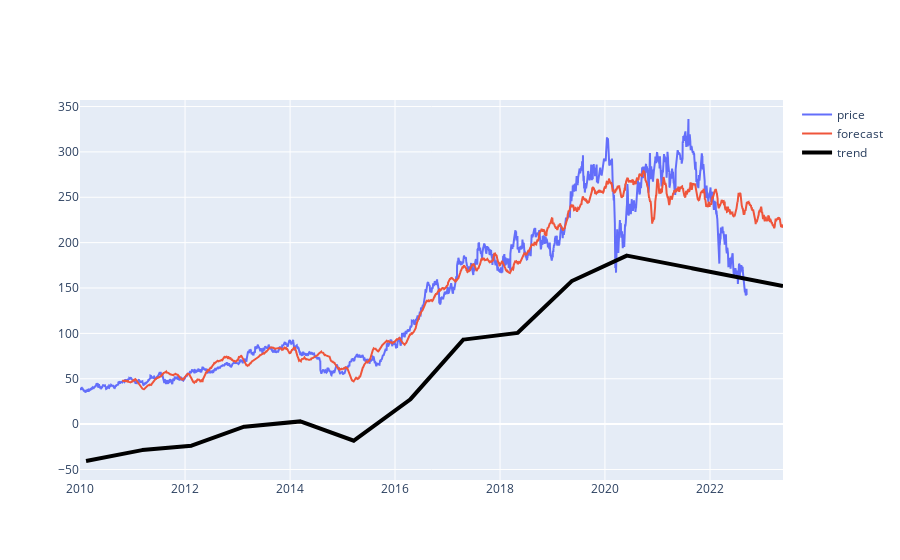

Notebook code for this chart:
### Code cell
# plot the data
fig = go.Figure()
fig = fig.add_trace(go.Line(x = forecast['ds'],
                            y = forecast['y'], 
                            name = 'price'))

fig = fig.add_trace(go.Line(x = forecast['ds'],
                            y = forecast['yhat180'], 
                            name = 'forecast'))

fig = fig.add_trace(go.Line(x = forecast['ds'],
                            y = forecast['trend'], 
                            name = 'trend', 
                            line=dict(color='black', width=4)))       
fig.show()

### Figure 1 — Plotly figure (JSON) as saved in the notebook; plotly's stock layout.template omitted (floating-point values rounded to 4 significant figures; data arrays with more than 128 entries replaced by an {"elided": "..."} marker saying what was removed)
{"data": [{"name": "price", "type": "scatter", "x": {"elided": "3495 str values"}, "y": {"elided": "3495 float values"}}, {"name": "forecast", "type": "scatter", "x": {"elided": "3495 str values"}, "y": {"elided": "3495 float values"}}, {"line": {"color": "black", "width": 4}, "name": "trend", "type": "scatter", "x": {"elided": "3495 str values"}, "y": {"elided": "3495 float values"}}], "layout": {}}
